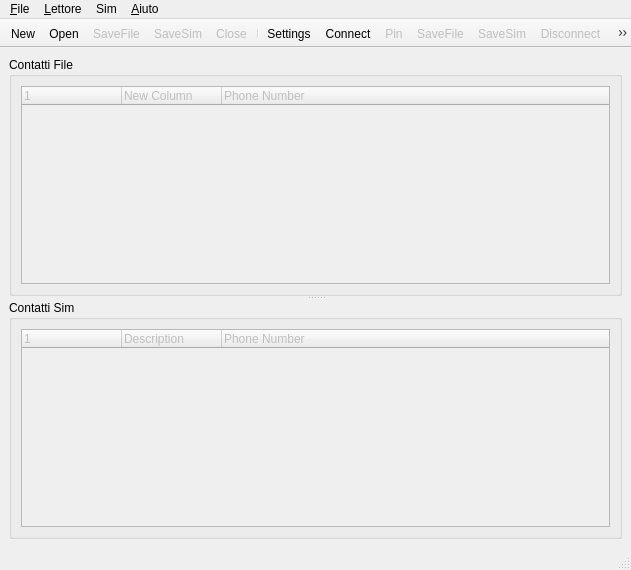
<ui version="4.0">
 <class>MainWindow</class>
 <widget class="QMainWindow" name="MainWindow">
  <property name="geometry">
   <rect>
    <x>0</x>
    <y>0</y>
    <width>631</width>
    <height>570</height>
   </rect>
  </property>
  <property name="minimumSize">
   <size>
    <width>600</width>
    <height>450</height>
   </size>
  </property>
  <property name="windowTitle">
   <string>MainWindow</string>
  </property>
  <property name="windowIcon">
   <iconset resource="../../Resources/ResManager.qrc">
    <normaloff>:/main/resources/monosim_128.png</normaloff>:/main/resources/monosim_128.png</iconset>
  </property>
  <widget class="QWidget" name="centralwidget">
   <layout class="QGridLayout" name="gridLayout">
    <item row="0" column="0">
     <widget class="QSplitter" name="splitter">
      <property name="orientation">
       <enum>Qt::Vertical</enum>
      </property>
      <property name="childrenCollapsible">
       <bool>false</bool>
      </property>
      <widget class="QGroupBox" name="FrameFile">
       <property name="minimumSize">
        <size>
         <width>0</width>
         <height>100</height>
        </size>
       </property>
       <property name="title">
        <string>Contatti File</string>
       </property>
       <layout class="QGridLayout" name="gridLayout_2">
        <item row="0" column="0">
         <widget class="QTreeWidget" name="LstFileContacts">
          <property name="enabled">
           <bool>false</bool>
          </property>
          <property name="editTriggers">
           <set>QAbstractItemView::NoEditTriggers</set>
          </property>
          <property name="selectionMode">
           <enum>QAbstractItemView::ExtendedSelection</enum>
          </property>
          <property name="itemsExpandable">
           <bool>false</bool>
          </property>
          <property name="expandsOnDoubleClick">
           <bool>false</bool>
          </property>
          <column>
           <property name="text">
            <string>1</string>
           </property>
          </column>
          <column>
           <property name="text">
            <string>New Column</string>
           </property>
          </column>
          <column>
           <property name="text">
            <string>Phone Number</string>
           </property>
          </column>
         </widget>
        </item>
       </layout>
      </widget>
      <widget class="QGroupBox" name="FrameSim">
       <property name="minimumSize">
        <size>
         <width>0</width>
         <height>100</height>
        </size>
       </property>
       <property name="title">
        <string>Contatti Sim</string>
       </property>
       <layout class="QGridLayout" name="gridLayout_3">
        <item row="0" column="0">
         <widget class="QTreeWidget" name="LstSimContacts">
          <property name="enabled">
           <bool>false</bool>
          </property>
          <property name="editTriggers">
           <set>QAbstractItemView::NoEditTriggers</set>
          </property>
          <property name="selectionMode">
           <enum>QAbstractItemView::ExtendedSelection</enum>
          </property>
          <property name="itemsExpandable">
           <bool>false</bool>
          </property>
          <property name="expandsOnDoubleClick">
           <bool>false</bool>
          </property>
          <column>
           <property name="text">
            <string>1</string>
           </property>
          </column>
          <column>
           <property name="text">
            <string>Description</string>
           </property>
          </column>
          <column>
           <property name="text">
            <string>Phone Number</string>
           </property>
          </column>
         </widget>
        </item>
       </layout>
      </widget>
     </widget>
    </item>
   </layout>
  </widget>
  <widget class="QMenuBar" name="MainMenu">
   <property name="geometry">
    <rect>
     <x>0</x>
     <y>0</y>
     <width>631</width>
     <height>24</height>
    </rect>
   </property>
   <widget class="QMenu" name="MenuFileItem">
    <property name="title">
     <string>&amp;File</string>
    </property>
    <addaction name="MenuFileNew"/>
    <addaction name="MenuFileOpen"/>
    <addaction name="MenuFileSaveFile"/>
    <addaction name="MenuFileSaveSim"/>
    <addaction name="MenuFileClose"/>
    <addaction name="separator"/>
    <addaction name="MenuFileSettings"/>
    <addaction name="separator"/>
    <addaction name="MenuFileExit"/>
   </widget>
   <widget class="QMenu" name="MenuReaderItem">
    <property name="title">
     <string>&amp;Lettore</string>
    </property>
   </widget>
   <widget class="QMenu" name="MenuAboutItem">
    <property name="title">
     <string>&amp;Aiuto</string>
    </property>
    <addaction name="MenuAboutInfo"/>
   </widget>
   <widget class="QMenu" name="MenuSimItem">
    <property name="title">
     <string>Sim</string>
    </property>
    <addaction name="MenuSimConnect"/>
    <addaction name="MenuSimPin"/>
    <addaction name="separator"/>
    <addaction name="MenuSimSaveFile"/>
    <addaction name="MenuSimSaveSim"/>
    <addaction name="MenuSimDeleteAll"/>
    <addaction name="separator"/>
    <addaction name="MenuSimDisconnect"/>
   </widget>
   <addaction name="MenuFileItem"/>
   <addaction name="MenuReaderItem"/>
   <addaction name="MenuSimItem"/>
   <addaction name="MenuAboutItem"/>
  </widget>
  <widget class="QStatusBar" name="StatusBar"/>
  <widget class="QToolBar" name="TopToolBar">
   <property name="windowTitle">
    <string>toolBar</string>
   </property>
   <property name="movable">
    <bool>false</bool>
   </property>
   <property name="floatable">
    <bool>false</bool>
   </property>
   <attribute name="toolBarArea">
    <enum>TopToolBarArea</enum>
   </attribute>
   <attribute name="toolBarBreak">
    <bool>false</bool>
   </attribute>
   <addaction name="MenuFileNew"/>
   <addaction name="MenuFileOpen"/>
   <addaction name="MenuFileSaveFile"/>
   <addaction name="MenuFileSaveSim"/>
   <addaction name="MenuFileClose"/>
   <addaction name="separator"/>
   <addaction name="MenuFileSettings"/>
   <addaction name="MenuSimConnect"/>
   <addaction name="MenuSimPin"/>
   <addaction name="MenuSimSaveFile"/>
   <addaction name="MenuSimSaveSim"/>
   <addaction name="MenuSimDisconnect"/>
   <addaction name="separator"/>
   <addaction name="MenuAboutInfo"/>
   <addaction name="MenuFileExit"/>
  </widget>
  <action name="MenuFileNew">
   <property name="icon">
    <iconset resource="../../Resources/ResManager.qrc">
     <normaloff>:/toolbar/resources/qt/document-new.png</normaloff>:/toolbar/resources/qt/document-new.png</iconset>
   </property>
   <property name="text">
    <string>New</string>
   </property>
  </action>
  <action name="MenuFileOpen">
   <property name="icon">
    <iconset resource="../../Resources/ResManager.qrc">
     <normaloff>:/toolbar/resources/qt/document-open.png</normaloff>:/toolbar/resources/qt/document-open.png</iconset>
   </property>
   <property name="text">
    <string>Open</string>
   </property>
   <property name="shortcut">
    <string>Ctrl+O</string>
   </property>
  </action>
  <action name="MenuFileSaveFile">
   <property name="enabled">
    <bool>false</bool>
   </property>
   <property name="icon">
    <iconset resource="../../Resources/ResManager.qrc">
     <normaloff>:/toolbar/resources/qt/document-save.png</normaloff>:/toolbar/resources/qt/document-save.png</iconset>
   </property>
   <property name="text">
    <string>SaveFile</string>
   </property>
  </action>
  <action name="MenuFileSaveSim">
   <property name="enabled">
    <bool>false</bool>
   </property>
   <property name="icon">
    <iconset resource="../../Resources/ResManager.qrc">
     <normaloff>:/main/resources/chip_32.png</normaloff>:/main/resources/chip_32.png</iconset>
   </property>
   <property name="text">
    <string>SaveSim</string>
   </property>
  </action>
  <action name="MenuFileClose">
   <property name="enabled">
    <bool>false</bool>
   </property>
   <property name="icon">
    <iconset resource="../../Resources/ResManager.qrc">
     <normaloff>:/toolbar/resources/qt/document-close.png</normaloff>:/toolbar/resources/qt/document-close.png</iconset>
   </property>
   <property name="text">
    <string>Close</string>
   </property>
   <property name="shortcut">
    <string>Ctrl+W</string>
   </property>
  </action>
  <action name="MenuFileSettings">
   <property name="icon">
    <iconset resource="../../Resources/ResManager.qrc">
     <normaloff>:/toolbar/resources/qt/configure.png</normaloff>:/toolbar/resources/qt/configure.png</iconset>
   </property>
   <property name="text">
    <string>Settings</string>
   </property>
  </action>
  <action name="MenuFileExit">
   <property name="icon">
    <iconset resource="../../Resources/ResManager.qrc">
     <normaloff>:/toolbar/resources/qt/application-exit.png</normaloff>:/toolbar/resources/qt/application-exit.png</iconset>
   </property>
   <property name="text">
    <string>Exit</string>
   </property>
   <property name="shortcut">
    <string>Ctrl+Q</string>
   </property>
  </action>
  <action name="MenuSimConnect">
   <property name="icon">
    <iconset resource="../../Resources/ResManager.qrc">
     <normaloff>:/toolbar/resources/qt/network-connect.png</normaloff>:/toolbar/resources/qt/network-connect.png</iconset>
   </property>
   <property name="text">
    <string>Connect</string>
   </property>
  </action>
  <action name="MenuSimPin">
   <property name="enabled">
    <bool>false</bool>
   </property>
   <property name="icon">
    <iconset resource="../../Resources/ResManager.qrc">
     <normaloff>:/toolbar/resources/qt/document-encrypt.png</normaloff>:/toolbar/resources/qt/document-encrypt.png</iconset>
   </property>
   <property name="text">
    <string>Pin</string>
   </property>
  </action>
  <action name="MenuSimSaveFile">
   <property name="enabled">
    <bool>false</bool>
   </property>
   <property name="icon">
    <iconset resource="../../Resources/ResManager.qrc">
     <normaloff>:/toolbar/resources/qt/document-save.png</normaloff>:/toolbar/resources/qt/document-save.png</iconset>
   </property>
   <property name="text">
    <string>SaveFile</string>
   </property>
  </action>
  <action name="MenuSimSaveSim">
   <property name="enabled">
    <bool>false</bool>
   </property>
   <property name="icon">
    <iconset resource="../../Resources/ResManager.qrc">
     <normaloff>:/main/resources/chip_32.png</normaloff>:/main/resources/chip_32.png</iconset>
   </property>
   <property name="text">
    <string>SaveSim</string>
   </property>
  </action>
  <action name="MenuSimDeleteAll">
   <property name="enabled">
    <bool>false</bool>
   </property>
   <property name="icon">
    <iconset resource="../../Resources/ResManager.qrc">
     <normaloff>:/toolbar/resources/qt/edit-delete.png</normaloff>:/toolbar/resources/qt/edit-delete.png</iconset>
   </property>
   <property name="text">
    <string>DeleteAll</string>
   </property>
  </action>
  <action name="MenuSimDisconnect">
   <property name="enabled">
    <bool>false</bool>
   </property>
   <property name="icon">
    <iconset resource="../../Resources/ResManager.qrc">
     <normaloff>:/toolbar/resources/qt/network-disconnect.png</normaloff>:/toolbar/resources/qt/network-disconnect.png</iconset>
   </property>
   <property name="text">
    <string>Disconnect</string>
   </property>
  </action>
  <action name="MenuAboutInfo">
   <property name="icon">
    <iconset resource="../../Resources/ResManager.qrc">
     <normaloff>:/toolbar/resources/qt/dialog-information.png</normaloff>:/toolbar/resources/qt/dialog-information.png</iconset>
   </property>
   <property name="text">
    <string>Info</string>
   </property>
   <property name="shortcut">
    <string>Ctrl+I</string>
   </property>
  </action>
 </widget>
 <resources>
  <include location="../../Resources/ResManager.qrc"/>
 </resources>
 <connections/>
</ui>
